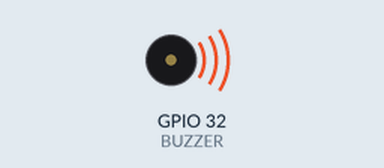
Simulated run of this sketch. Board: ESP32. Parts: buzzer (waves = sounding). What the sketch prints to the serial monitor is not drawn.

Above: at 0.2 s.
Timing chart, 0 to 40.0 s (numbered marks = the images above):
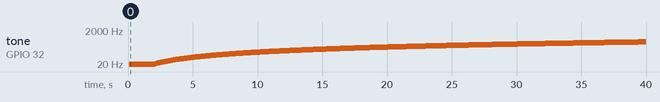

The sketch:

test_buzzer.ino
```cpp
const int BUZZER = 32;                                                   ;

void setup() {
    Serial.begin(115200); // Starts the serial communication
    pinMode(BUZZER, OUTPUT);// Buzzer
}

void loop() {
  for (int i = 0; i < 100000; i++)
  {
      Serial.println(i);
      tone(BUZZER, i);
      delay(100);
  }


  }
```

Measured:
- by itself, tone on GPIO 32 (BUZZER): plays 1 Hz for 0.10 s, 2 Hz for 0.10 s, 3 Hz for 0.10 s, 4 Hz for 0.10 s, 5 Hz for 0.10 s, 6 Hz for 0.10 s … (399 notes in this stretch)
